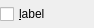
<?xml version="1.0" encoding="UTF-8"?>
<ui version="4.0">
 <class>Form</class>
 <widget class="QWidget" name="Form">
  <property name="geometry">
   <rect>
    <x>0</x>
    <y>0</y>
    <width>94</width>
    <height>28</height>
   </rect>
  </property>
  <property name="windowTitle">
   <string>Form</string>
  </property>
  <layout class="QHBoxLayout" name="horizontalLayout">
   <property name="spacing">
    <number>6</number>
   </property>
   <property name="leftMargin">
    <number>0</number>
   </property>
   <property name="topMargin">
    <number>0</number>
   </property>
   <property name="rightMargin">
    <number>0</number>
   </property>
   <property name="bottomMargin">
    <number>0</number>
   </property>
   <item>
    <widget class="QCheckBox" name="checkBox">
     <property name="sizePolicy">
      <sizepolicy hsizetype="MinimumExpanding" vsizetype="Fixed">
       <horstretch>0</horstretch>
       <verstretch>0</verstretch>
      </sizepolicy>
     </property>
     <property name="minimumSize">
      <size>
       <width>0</width>
       <height>28</height>
      </size>
     </property>
     <property name="maximumSize">
      <size>
       <width>16777215</width>
       <height>28</height>
      </size>
     </property>
     <property name="baseSize">
      <size>
       <width>0</width>
       <height>28</height>
      </size>
     </property>
     <property name="toolTip">
      <string>Activate ruin mecanism drawing</string>
     </property>
     <property name="text">
      <string>&amp;label</string>
     </property>
     <property name="autoExclusive">
      <bool>false</bool>
     </property>
    </widget>
   </item>
  </layout>
 </widget>
 <resources/>
 <connections/>
</ui>
